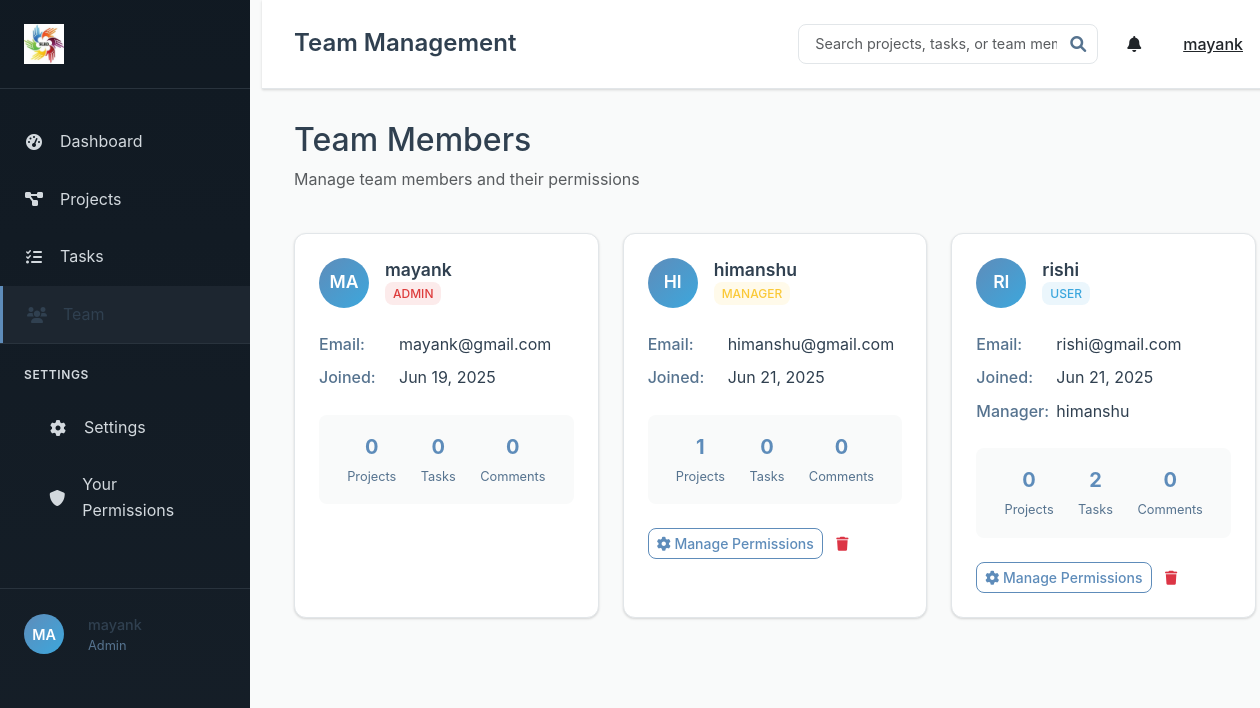
/team (signed in), run on the app's committed database.
### models.py (models this page shows, shortened)
class User(UserMixin, db.Model):
    id = db.Column(db.Integer, primary_key=True)
    username = db.Column(db.String(80), unique=True, nullable=False)
    email = db.Column(db.String(120), unique=True, nullable=False)
    password_hash = db.Column(db.String(256), nullable=False)
    role = db.Column(db.String(20), nullable=False, default='User')  # Admin, Manager, User
    created_at = db.Column(db.DateTime, default=lambda: datetime.now(timezone.utc))
    manager_id = db.Column(db.Integer, db.ForeignKey('user.id'), nullable=True)
    skills = db.Column(db.Text)  # JSON string of skills array
    managed_users = db.relationship('User', backref=db.backref('manager', remote_side=[id]), lazy='dynamic')
    projects_created = db.relationship('Project', foreign_keys='Project.created_by_id', backref='creator', lazy='dynamic')
    projects_assigned = db.relationship('Project', secondary='project_assignments', back_populates='assigned_users', lazy='dynamic')
    tasks_created = db.relationship('Task', foreign_keys='Task.created_by_id', backref='creator', lazy='dynamic')
    tasks_assigned = db.relationship('Task', foreign_keys='Task.assigned_to_id', backref='assigned_user', lazy='dynamic')
    comments = db.relationship('Comment', backref='author', lazy='dynamic')
    permissions = db.relationship('UserPermission', backref='user', lazy='dynamic', cascade='all, delete-orphan')

### routes.py (the view)
@app.route('/team')
@login_required
def team_list():
    if current_user.role == 'Admin':
        users = User.query.all()
    elif current_user.role == 'Manager':
        users = current_user.managed_users.all()
    else:
        abort(403)
    return render_template('team/manage.html', users=users)

### app.py (called while the page is built)
@login_manager.user_loader
def load_user(user_id):
    from models import User
    return User.query.get(int(user_id))

### templates/team/manage.html (shortened to what this page needs)
{% extends "base.html" %}
{% block page_title %}Team Management{% endblock %}
{% block content %}
<div class="team-management">
    <div class="content-header">
        <div class="d-flex justify-content-between align-items-center mb-4">
            <div>
                <h2>Team Members</h2>
                <p class="text-muted">Manage team members and their permissions</p>
            </div>
        </div>
    </div>
    <div class="team-grid">
        {% for user in users %}
        <div class="team-member-card" onclick="showMemberDetails({{ user.id }})">
            <div class="member-header">
                <div class="member-avatar">{{ user.username[:2].upper() }}</div>
                <div class="member-info">
                    <h4>{{ user.username }}</h4>
                    <span class="role-badge role-{{ user.role.lower() }}">{{ user.role }}</span>
                </div>
            </div>
            <div class="member-details">
                <div class="detail-item">
                    <label>Email:</label>
                    <span>{{ user.email }}</span>
                </div>
                <div class="detail-item">
                    <label>Joined:</label>
                    <span>{{ user.created_at.strftime('%b %d, %Y') }}</span>
                </div>
                {% if user.manager %}
                <div class="detail-item">
                    <label>Manager:</label>
                    <span>{{ user.manager.username }}</span>
                </div>
                {% endif %}
            </div>
            <div class="member-stats">
                <div class="stat">
                    <span class="stat-number">{{ user.projects_assigned.count() }}</span>
                    <span class="stat-label">Projects</span>
                </div>
                <div class="stat">
                    <span class="stat-number">{{ user.tasks_assigned.count() }}</span>
                    <span class="stat-label">Tasks</span>
                </div>
                <div class="stat">
                    <span class="stat-number">{{ user.comments.count() }}</span>
                    <span class="stat-label">Comments</span>
                </div>
            </div>
            <div class="member-actions">
                {% if user.role != 'Admin' %}
                <a href="{{ url_for('manage_permissions', user_id=user.id) }}"
                   class="btn btn-outline-primary btn-sm" onclick="event.stopPropagation();">
                    <i class="fas fa-cog"></i> Manage Permissions
                </a>
                {% endif %}
                {% if current_user.role == 'Admin' and user.id != current_user.id %}
                <button class="btn btn-outline-danger btn-sm" onclick="event.stopPropagation(); deleteUser({{ user.id }}, '{{ user.username }}')">
                    <i class="fas fa-trash"></i>
                </button>
                {% endif %}
            </div>
        </div>
        {% endfor %}
    </div>
</div>
{% endblock %}

### templates/base.html (shortened to what this page needs)
<!DOCTYPE html>
<html lang="en">
<head>
    <link href="https://cdn.jsdelivr.net/npm/bootstrap@5.3.0/dist/css/bootstrap.min.css" rel="stylesheet">
    <link href="https://cdnjs.cloudflare.com/ajax/libs/font-awesome/6.0.0/css/all.min.css" rel="stylesheet">
    <link href="{{ url_for('static', filename='css/style.css') }}" rel="stylesheet">
</head>
<body>
    {% if current_user.is_authenticated %}
    <div class="container-fluid">
        <div class="row">
            <div class="col-md-2 p-0">
                <div class="sidebar">
                    <div class="sidebar-header">
                        <div class="logo">
                            <img src="{{ url_for('static', filename='logo.jpeg') }}" alt="SLRD Logo" style="max-height: 40px; max-width: 120px;">
                        </div>
                    </div>
                    <nav class="sidebar-nav">
                        <ul class="nav flex-column">
                            <li class="nav-item">
                                <a class="nav-link" href="{{ url_for('index') }}">
                                    <i class="fas fa-tachometer-alt"></i> Dashboard
                                </a>
                            </li>
                            <li class="nav-item">
                                <a class="nav-link" href="{{ url_for('projects_list') }}">
                                    <i class="fas fa-project-diagram"></i> Projects
                                </a>
                            </li>
                            <li class="nav-item">
                                <a class="nav-link" href="{{ url_for('tasks_list') }}">
                                    <i class="fas fa-tasks"></i> Tasks
                                </a>
                            </li>
                            {% if current_user.role in ['Admin', 'Manager'] %}
                            <li class="nav-item">
                                <a class="nav-link" href="{{ url_for('team_list') }}">
                                    <i class="fas fa-users"></i> Team
                                </a>
                            </li>
                            {% endif %}
                        </ul>
                        <div class="sidebar-settings">
                            <h6>SETTINGS</h6>
                            <ul class="nav flex-column">
                                <li class="nav-item">
                                    <a class="nav-link" href="{{ url_for('settings') }}">
                                        <i class="fas fa-cog"></i> Settings
                                    </a>
                                </li>
                                <li class="nav-item">
                                    <a class="nav-link" href="{{ url_for('your_permissions') }}">
                                        <i class="fas fa-shield-alt"></i> Your Permissions
                                    </a>
                                </li>
                            </ul>
                        </div>
                    </nav>
                    <div class="sidebar-user">
                        <div class="user-avatar">{{ current_user.username[:2].upper() }}</div>
                        <div class="user-info">
                            <div class="user-name">{{ current_user.username }}</div>
                            <div class="user-role">{{ current_user.role }}</div>
                        </div>
                    </div>
                </div>
            </div>
            <div class="col-md-10 main-content">
                <header class="main-header">
                    <div class="d-flex justify-content-between align-items-center">
                        <h1>{% block page_title %}SLRD Project Management{% endblock %}</h1>
                        <div class="header-actions">
                            <div class="search-box">
                                <input type="text" class="form-control" placeholder="Search projects, tasks, or team members">
                                <i class="fas fa-search"></i>
                            </div>
                            <div class="dropdown">
                                <button class="btn btn-link text-dark" type="button" data-bs-toggle="dropdown">
                                    <i class="fas fa-bell"></i>
                                </button>
                            </div>
                            <div class="dropdown">
                                <button class="btn btn-link text-dark" type="button" data-bs-toggle="dropdown">
                                    {{ current_user.username }}
                                </button>
                            </div>
                        </div>
                    </div>
                </header>
                <div class="content-area">
                    {% block content %}{% endblock %}
                </div>
            </div>
        </div>
    </div>
    {% else %}
    <div class="auth-container">
        {% block auth_content %}{% endblock %}
    </div>
    {% endif %}
</body>
</html>

### data on the page
User: username "MA", username "mayank", role "Admin", role "ADMIN", email "mayank@gmail.com", created_at "Jun 19, 2025", projects_assigned.count "0", tasks_assigned.count "0", comments.count "0"
User: username "HI", username "himanshu", role "MANAGER", email "himanshu@gmail.com", created_at "Jun 21, 2025", projects_assigned.count "1", tasks_assigned.count "0", comments.count "0"
User: username "RI", username "rishi", role "USER", email "rishi@gmail.com", created_at "Jun 21, 2025", manager.username "himanshu", projects_assigned.count "0", tasks_assigned.count "2", comments.count "0"
